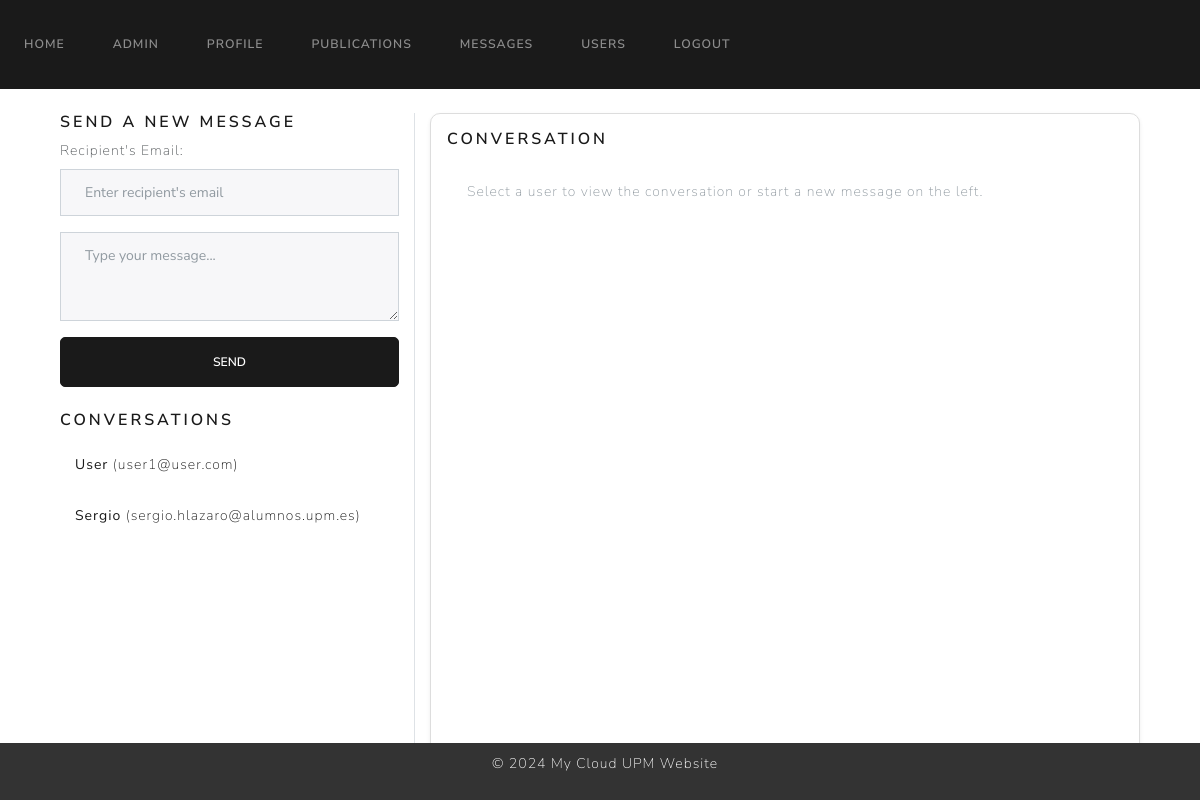
The page /messages?user_id=5 (signed in) on the database as committed earlier.
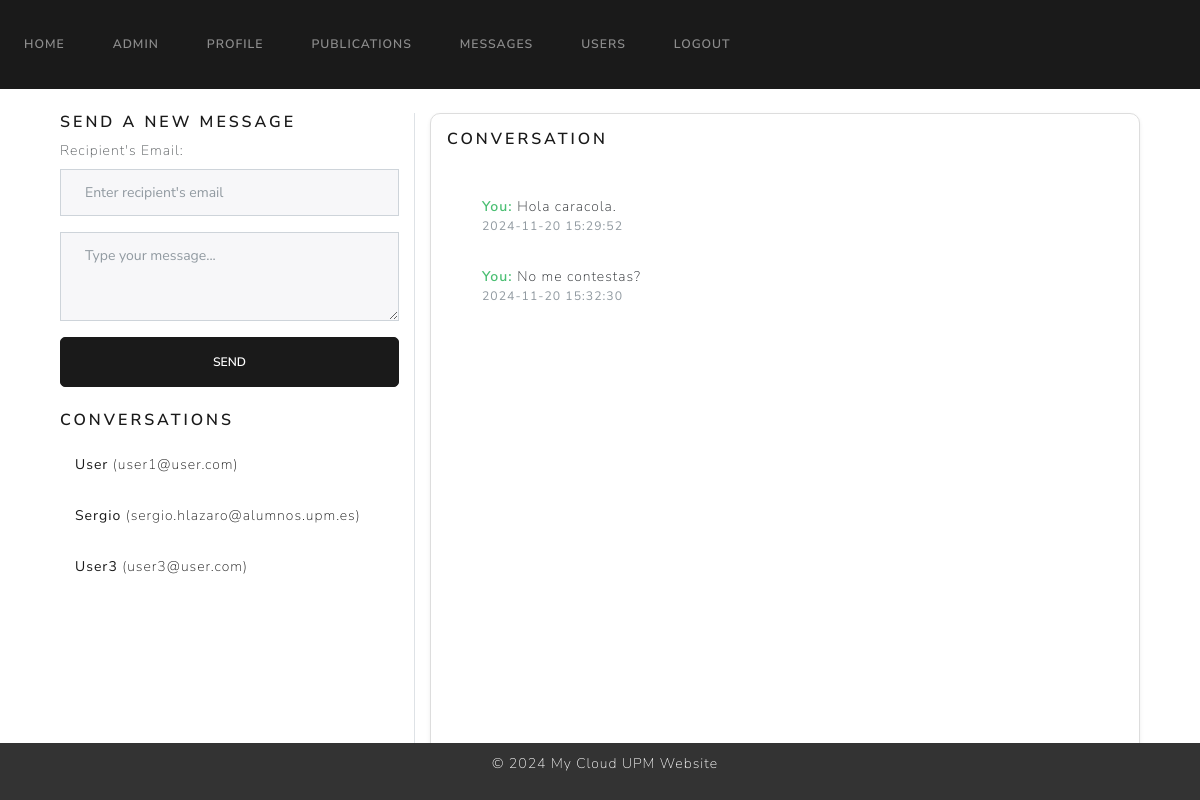
The same page on the database as committed later.
### website/models.py (models this page shows)
class User(UserMixin, db.Model):
    id = db.Column(db.Integer, primary_key=True)
    name = db.Column(db.String(100), unique=True, nullable=False)
    surname = db.Column(db.String(100), unique=True, nullable=False)
    email = db.Column(db.String(100), unique=True, nullable=False)
    password = db.Column(db.String(100), nullable=False)
    role = db.Column(db.Integer, nullable=False, default=1)  # 0 para admin, 1 para usuario regular
    is_blocked = db.Column(db.Boolean, nullable=False, default=False)  # Nuevo campo para indicar si el usuario está bloqueado
    profile_pic = db.Column(db.String(150), default='default.jpg')
    publications = db.relationship('Publication')
    login_records = db.relationship('LoginRecord')

class Message(db.Model):
    id = db.Column(db.Integer, primary_key=True)
    sender_id = db.Column(db.Integer, db.ForeignKey('user.id'), nullable=False)
    receiver_id = db.Column(db.Integer, db.ForeignKey('user.id'), nullable=False)
    content = db.Column(db.Text, nullable=False)
    timestamp = db.Column(db.DateTime, default=func.now())
    sender = db.relationship('User', foreign_keys=[sender_id], backref='sent_messages')
    receiver = db.relationship('User', foreign_keys=[receiver_id], backref='received_messages')

### website/views.py (the view)
@views.route('/messages', methods=['GET'])
@login_required
def messages():
    users_contacted = db.session.query(User).join(
        Message, (Message.sender_id == User.id) | (Message.receiver_id == User.id)
    ).filter(User.id != current_user.id).distinct().all()
    selected_user_id = request.args.get('user_id', type=int)
    conversation = None
    if selected_user_id:
        conversation = Message.query.filter(
            (Message.sender_id == current_user.id) & (Message.receiver_id == selected_user_id) |
            (Message.receiver_id == current_user.id) & (Message.sender_id == selected_user_id)
        ).order_by(Message.timestamp).all()
    return render_template(
        'messages.html',
        user=current_user,
        users_contacted=users_contacted,
        conversation=conversation,
        selected_user_id=selected_user_id
    )

### website/templates/messages.html (shortened to what this page needs)
{% extends "base.html" %}
{% block content %}
<div class="container mt-4">
    <div class="row">
        <div class="col-md-4 border-end">
            <div class="mb-4">
                <h5 class="text-primary">Send a New Message</h5>
                <form action="{{ url_for('views.send_message') }}" method="POST">
                    <div class="mb-3">
                        <label for="receiver_email" class="form-label">Recipient's Email:</label>
                        <input type="email" name="receiver_email" class="form-control" placeholder="Enter recipient's email" required>
                    </div>
                    <div class="mb-3">
                        <textarea name="content" class="form-control" rows="3" placeholder="Type your message..." required></textarea>
                    </div>
                    <button type="submit" class="btn btn-primary w-100">Send</button>
                </form>
            </div>
            <div>
                <h5 class="text-primary">Conversations</h5>
                <ul class="list-group">
                    {% for user in users_contacted %}
                    <li class="list-group-item">
                        <a href="{{ url_for('views.messages', user_id=user.id) }}" class="text-decoration-none">
                            <strong>{{ user.name }}</strong> ({{ user.email }})
                        </a>
                    </li>
                    {% endfor %}
                </ul>
            </div>
        </div>
        <div class="col-md-8">
            <div class="card shadow-sm p-3">
                <h5 class="card-title text-primary">Conversation</h5>
                <div class="card-body" style="height: 625px; overflow-y: auto;">
                    {% if conversation %}
                    <ul class="list-group">
                        {% for message in conversation %}
                        <li class="list-group-item">
                            <strong class="{% if message.sender_id == current_user.id %}text-success{% else %}text-primary{% endif %}">
                                {% if message.sender_id == current_user.id %}You{% else %}{{ message.sender.name }}{% endif %}:
                            </strong>
                            <span>{{ message.content }}</span>
                            <small class="text-muted d-block">{{ message.timestamp }}</small>
                        </li>
                        {% endfor %}
                    </ul>
                    {% else %}
                    <p class="text-muted">Select a user to view the conversation or start a new message on the left.</p>
                    {% endif %}
                </div>
            </div>
        </div>
    </div>
</div>
{% endblock %}

### website/templates/base.html (shortened to what this page needs)
<!DOCTYPE html>
<html>
    <head>
        <link href="https://cdn.jsdelivr.net/npm/bootstrap@5.3.3/dist/css/bootstrap.min.css" rel="stylesheet">
        <link rel="stylesheet" href="https://cdn.jsdelivr.net/npm/bootswatch@4.5.2/dist/lux/bootstrap.min.css">
    </head>
    <body>
        <nav class="navbar navbar-expand-lg navbar-dark bg-primary">
            <div class="collapse navbar-collapse" id="navbarNav">
                <div class="navbar-nav">
                    {% if user.is_authenticated %}
                    <a class="nav-item nav-link" id="home" href="/home">Home</a>
                    {% if user.role == 0 %}
                    <a class="nav-item nav-link" id="admin" href="/admin">Admin</a>
                    {% endif %}
                    <a class="nav-item nav-link" id="profile" href="/profile">Profile</a>
                    <a class="nav-item nav-link" id="publications" href="/publications">Publications</a>
                    <a class="nav-item nav-link" id="messages" href="/messages">Messages</a>
                    <a class="nav-item nav-link" id="userlist" href="/userlist">Users</a>
                    <a class="nav-item nav-link" id="profile" href="/logout">Logout</a>
                    {% endif %}
                </div>
            </div>
        </nav>
        <div class="container" style="flex: 1;">
            {% block content %}
            {% endblock %}
        </div>
        <footer style="background-color: #333;
                        color: #fff;
                        text-align: center;
                        padding: 10px;
                        position: fixed;
                        bottom: 0;
                        width: 100%;">
            <p style="margin-left: 10px;">&copy; 2024 My Cloud UPM Website</p>
        </footer>
    </body>
</html>

### website/templates/messages.html (style rules this page uses)
.card { border-radius: 10px; border: 1px solid #ddd; }
.list-group-item { border: none; padding: 15px; }
.btn { border-radius: 5px; }
.text-primary { font-weight: 600; }
.text-success { font-weight: 600; }

Rows that differ between the two databases and show on the page:
now on this page (row unchanged): User: name "User3", email "user3@user.com"
added Message: shows "You", content "Hola caracola.", timestamp "2024-11-20 15:29:52"
added Message: shows "You", content "No me contestas?", timestamp "2024-11-20 15:32:30"
Other text that changed with them:
text no longer shown: "Select a user to view the conversation or start a new message on the left."
